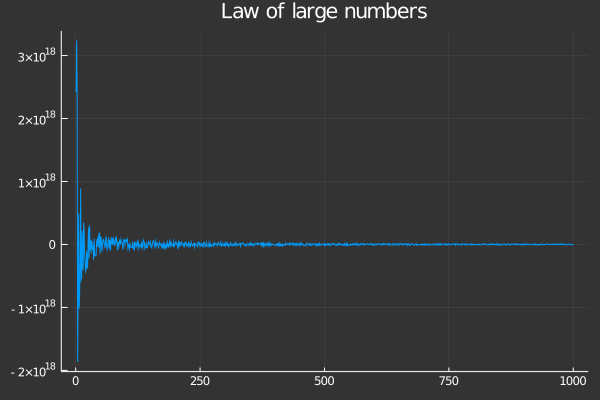

Generate this figure with Julia:

sum = 0
y = zeros(0)
for i in 1:1000
    global sum+= rand(Int64)
    append!(y,sum/i)
    
end
using Plots
x= 1:1000
plot(x,y,leg=false,background_color = RGB(0.2, 0.2, 0.2))
title!("Law of large numbers")
savefig("problem1.png")
